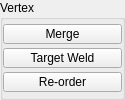
          <widget class="QGroupBox" name="Vertex">
           <property name="minimumSize">
            <size>
             <width>125</width>
             <height>0</height>
            </size>
           </property>
           <property name="maximumSize">
            <size>
             <width>125</width>
             <height>999</height>
            </size>
           </property>
           <property name="title">
            <string>Vertex</string>
           </property>
           <layout class="QVBoxLayout" name="verticalLayout_5">
            <property name="spacing">
             <number>0</number>
            </property>
            <property name="leftMargin">
             <number>0</number>
            </property>
            <property name="topMargin">
             <number>0</number>
            </property>
            <property name="rightMargin">
             <number>0</number>
            </property>
            <property name="bottomMargin">
             <number>0</number>
            </property>
            <item>
             <widget class="TkToolButton" name="tb000">
              <property name="enabled">
               <bool>true</bool>
              </property>
              <property name="minimumSize">
               <size>
                <width>0</width>
                <height>20</height>
               </size>
              </property>
              <property name="maximumSize">
               <size>
                <width>999</width>
                <height>20</height>
               </size>
              </property>
              <property name="toolTip">
               <string>Merge selected components.  (default: to center)</string>
              </property>
              <property name="text">
               <string>Merge</string>
              </property>
              <property name="iconSize">
               <size>
                <width>18</width>
                <height>18</height>
               </size>
              </property>
             </widget>
            </item>
            <item>
             <widget class="QPushButton" name="b043">
              <property name="enabled">
               <bool>true</bool>
              </property>
              <property name="minimumSize">
               <size>
                <width>0</width>
                <height>20</height>
               </size>
              </property>
              <property name="maximumSize">
               <size>
                <width>999</width>
                <height>20</height>
               </size>
              </property>
              <property name="toolTip">
               <string>Merge two edges or vertices into a single component</string>
              </property>
              <property name="text">
               <string>Target Weld</string>
              </property>
              <property name="iconSize">
               <size>
                <width>18</width>
                <height>18</height>
               </size>
              </property>
              <property name="balette" stdset="0">
               <palette>
                <active>
                 <colorrole role="Button">
                  <brush brushstyle="SolidPattern">
                   <color alpha="255">
                    <red>80</red>
                    <green>80</green>
                    <blue>80</blue>
                   </color>
                  </brush>
                 </colorrole>
                </active>
                <inactive>
                 <colorrole role="Button">
                  <brush brushstyle="SolidPattern">
                   <color alpha="255">
                    <red>80</red>
                    <green>80</green>
                    <blue>80</blue>
                   </color>
                  </brush>
                 </colorrole>
                </inactive>
                <disabled>
                 <colorrole role="Button">
                  <brush brushstyle="SolidPattern">
                   <color alpha="255">
                    <red>80</red>
                    <green>80</green>
                    <blue>80</blue>
                   </color>
                  </brush>
                 </colorrole>
                </disabled>
               </palette>
              </property>
             </widget>
            </item>
            <item>
             <widget class="QPushButton" name="b045">
              <property name="enabled">
               <bool>true</bool>
              </property>
              <property name="minimumSize">
               <size>
                <width>0</width>
                <height>20</height>
               </size>
              </property>
              <property name="maximumSize">
               <size>
                <width>999</width>
                <height>20</height>
               </size>
              </property>
              <property name="toolTip">
               <string>Re-order vertex ID's using 3 adjacent vertices selected from the same polygon.</string>
              </property>
              <property name="text">
               <string>Re-order</string>
              </property>
              <property name="iconSize">
               <size>
                <width>18</width>
                <height>18</height>
               </size>
              </property>
              <property name="autoDefault">
               <bool>false</bool>
              </property>
              <property name="default">
               <bool>false</bool>
              </property>
              <property name="flat">
               <bool>false</bool>
              </property>
             </widget>
            </item>
           </layout>
          </widget>
